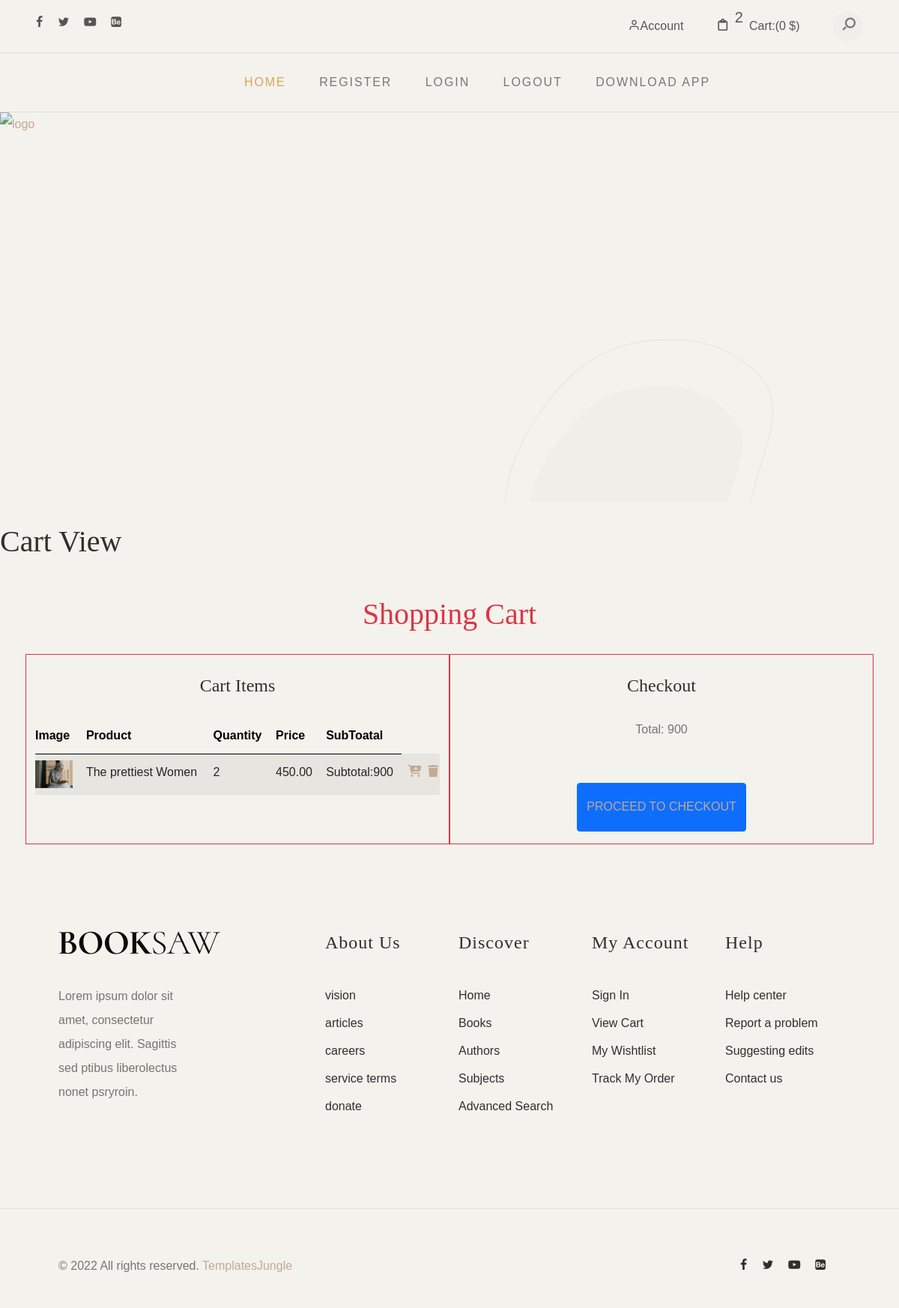
The page /cart/view/ (signed in) on the database its author committed.
### cart/models.py (models this page shows, shortened)
class Cart(models.Model):
    product = models.ForeignKey(Product,on_delete=models.CASCADE)
    user = models.ForeignKey(User,on_delete=models.CASCADE)
    quantity = models.IntegerField(default=1)
    date_added = models.DateTimeField(auto_now_add=True)

### shop/models.py (models this page shows, shortened)
class Product(models.Model):
    name = models.CharField(max_length=20)
    desc = models.TextField()
    image = models.ImageField(upload_to="products")
    price = models.DecimalField(max_digits=10,decimal_places=2)
    stock = models.IntegerField()
    available = models.BooleanField(default=True)
    created=models.DateTimeField(auto_now_add=True) #one time
    updated=models.DateTimeField(auto_now=True)#change every time we update record
    category = models.ForeignKey(Category,on_delete=models.CASCADE)

### cart/views.py (the view)
# urls.py: path('view/', views.cart_view, name='cart_view'),
@login_required
def cart_view(request):
    u = request.user
    cart_items = Cart.objects.filter(user=u).annotate(subtotal=F('quantity') * F('product__price'))
    total = cart_items.aggregate(total_price=Sum('subtotal'))['total_price'] or 0
    context = {
        'cart': cart_items,  # cart_items now includes the annotated `subtotal`
        'total_price': total,
    }
    return render(request, 'cart.html', context)

### cart/context_processors.py (called while the page is built)
def count_items(request):
    u=request.user
    count =0
    if request.user.is_authenticated:
        try:
             c=Cart.objects.filter(user=u)
             for i in c:
                 count+=i.quantity
        except:
            count=0
    return {'count':count}

### templates/cart.html (shortened to what this page needs)
<!DOCTYPE html>
{% extends 'base.html' %}
{% load static %}
{% block content %}
<h1>Cart View</h1>
<div class="container mt-2 p-3" style="margin-bottom:100px">
    <div class="row text-center">
        <h1 class="text-center text-danger">Shopping Cart</h1>
        <div class="col-6 border border-1 border-danger">
            <h2>Cart Items</h2>
            <table class="table table-striped">
                <thead>
                    <tr>
                        <th>Image</th>
                        <th>Product</th>
                        <th>Quantity</th>
                        <th>Price</th>
                        <th>SubToatal</th>
                    </tr>
                </thead>
                <tbody>
                    {% for i in cart %}
                    <tr>
                        <td>
                            <img src="{{ i.product.image.url }}" alt="{{ i.product.name }}" class="img-fluid" style="max-width: 50px;">
                        </td>
                        <td>{{ i.product.name }}</td>
                        <td>{{ i.quantity }}</td>
                        <td>{{ i.product.price }}</td>
                        <td>Subtotal:{{i.subtotal}}</td>
                       <td>
  <div class="cart-action-icons">
    <a href="{% url 'cart:add_to_cart' i.product.id %}">
        <i class="fa-solid fa-cart-plus" aria-hidden="true"></i>
    </a>
    <a href="{% url 'cart:remove_from_cart' i.product.id %}">
    </a>
    <a href="{% url 'cart:delete_item' i.product.id %}" onclick="return confirm('Are you sure you want to delete this item?')">
        <i class="fa-solid fa-trash" aria-hidden="true"></i>
    </a>
</div>
</td>
                    </tr>
                    {% empty %}
                    <tr>
                        <td colspan="4" class="text-center">Your cart is empty.</td>
                    </tr>
                    {% endfor %}
                </tbody>
            </table>
        </div>
        <div class="col-6 border border-1 border-danger">
            <h2>Checkout</h2>
            <p>Total: {{ total_price }}</p>
                    <button class="btn btn-primary"><a href="{% url 'cart:orderform' %}">Proceed to Checkout</a></button>
        </div>
    </div>
</div>
{% endblock %}

### static/style.css (style rules this page uses)
:root { --header-height: 160px; --header-height-min: 80px; }
:root { --accent-color: #C5A992; --secondary-color: #C5A992; --dark-color: #2f2f2f; --light-color: #F3F2EC; --body-text-color: #757575; --light-text-color: #afafaf; --dark-text-color: #2f2f2f; }
:root { --body-font: "Raleway", sans-serif; --heading-font: "Prata", Georgia, serif; --secondary-font: "Playfair Display", Georgia, serif; }
:root, [data-bs-theme=light] { --heading-font: "Prata", Georgia, serif; --heading-font-weight: 400; --heading-color: var(--bs-dark); --heading-line-height: 1.1; --swiper-theme-color: var(--bs-primary); --custom-easing: cubic-bezier(.17, .67, .83, .67); --bs-body-font-family: "Raleway", arial, sans-serif; --bs-body-font-size: 0.9rem; --bs-body-font-weight: 400; --bs-body-line-height: 1.7; --bs-body-color: #333; --bs-body-color-rgb: 51, 51, 51; --bs-primary: #C5A992; --bs-primary-dark: #C5A992; --bs-secondary: #C5A992; --bs-black: #111; --bs-light: #F1F1F0; --bs-dark: #212529; --bs-gray: #949494; --bs-gray-dark: #51565b; --bs-primary-rgb: 169, 128, 115; --bs-secondary-rgb: 253, 238, 233; --bs-black-rgb: 17, 17, 17; --bs-light-rgb: 241, 241, 240; --bs-dark-rgb: 33, 37, 41; --bs-link-color: var(--bs-dark); --bs-link-color-rgb: 17, 17, 17; --bs-link-decoration: underline; --bs-link-hover-color: var(--bs-primary); --bs-link-hover-color-rgb: 169, 128, 115; }
.container, .container-fluid, .container-lg, .container-md, .container-sm, .container-xl, .container-xxl { --bs-gutter-x: 2.5rem; }
h1, h2, h3, h4, h5, h6 { color: var(--heading-color); }
a { text-decoration: none; transition: all 0.3s ease-out; }
.btn { --bs-btn-border-radius: 0; }
.btn-primary { --bs-btn-color: #fff; --bs-btn-bg: var(--bs-primary); --bs-btn-border-color: var(--bs-primary); --bs-btn-hover-color: #fff; --bs-btn-hover-bg: var(--bs-primary-dark); --bs-btn-hover-border-color: var(--bs-primary-dark); --bs-btn-focus-shadow-rgb: 49, 132, 253; --bs-btn-active-color: #fff; --bs-btn-active-bg: var(--bs-secondary); --bs-btn-active-border-color: var(--bs-secondary); --bs-btn-active-shadow: inset 0 3px 5px rgba(0, 0, 0, 0.125); --bs-btn-disabled-color: #fff; --bs-btn-disabled-bg: var(--bs-primary); --bs-btn-disabled-border-color: var(--bs-primary); }
.container, .container-fluid, .container-lg, .container-md, .container-sm, .container-xl, .container-xxl { --bs-gutter-x: 3rem; }
*, *::before, *::after { -webkit-box-sizing: border-box; -moz-box-sizing: border-box; box-sizing: border-box; }
html { box-sizing: border-box; }
a { color: var(--accent-color); transition: 0.3s color ease-out; }
button, input, select, textarea { font-family: inherit; font-size: inherit; line-height: inherit; outline: 0; }
img { display: inline-block; border: 0; max-width: 100%; height: auto; vertical-align: middle; }
h1, .h1, h2, .h2, h3, .h3, h4, .h4, h5, .h5, h6, .h6 { font-family: var(--heading-font); line-height: 1.2; color: var(--dark-color); }
h1, h2, h3 { margin: 25px 0; text-transform: capitalize; }
h1, .h1 { font-size: 2.5em; line-height: 1.4; }
h2, .h2 { font-size: 1.5em; line-height: 1.4; }
p { margin: 0 0 20px 0; }
dfn, cite, em, i { font-style: italic; }
::placeholder { color: #999; }
.container::after, .row::after, .clearfix::after { display: block; clear: both; content: ""; }
.text-center { text-align: center; }
th, td { padding: 12px 15px; text-align: left; border-bottom: 1px solid #E1E1E1; }
th:first-child, td:first-child { padding-left: 0; }
th:last-child, td:last-child { padding-right: 0; }
button, .button { margin-bottom: 1rem; }
pre, blockquote, dl, figure, table, p, ul, ol, form { margin-bottom: 2.5rem; }
a.btn, input[type="button"], input[type="submit"], input[type="reset"], input[type="file"], button { background-image: none; background: var(--accent-color); text-decoration: none !important; display: inline-block; position: relative; border: 1px solid transparent; border-radius: 0; padding: 0.75em 1.5em; margin-top: 15px; font-size: 15px; font-weight: bold; line-height: normal; text-align: center; text-transform: uppercase; color: #fff; z-index: 1; cursor: pointer; white-space: nowrap; vertical-align: middle; -webkit-transition: all 0.3s ease-in; transition: all 0.3s ease-in; -ms-touch-action: manipulation; touch-action: manipulation; -webkit-user-select: none; -moz-user-select: none; -ms-user-select: none; user-select: none; }
.btn:last-child { margin-right: 0; }
button { font-size: 1em; font-weight: 600; border: none; height: 65px; cursor: pointer; text-transform: uppercase; }

### rows shown on the page
Cart: product.image (picture), product.name "The prettiest Women", quantity "2", product.price "450.00", subtotal "900"

### other values the page prints
{{ count }} "2"
{{ total_price }} "900"
